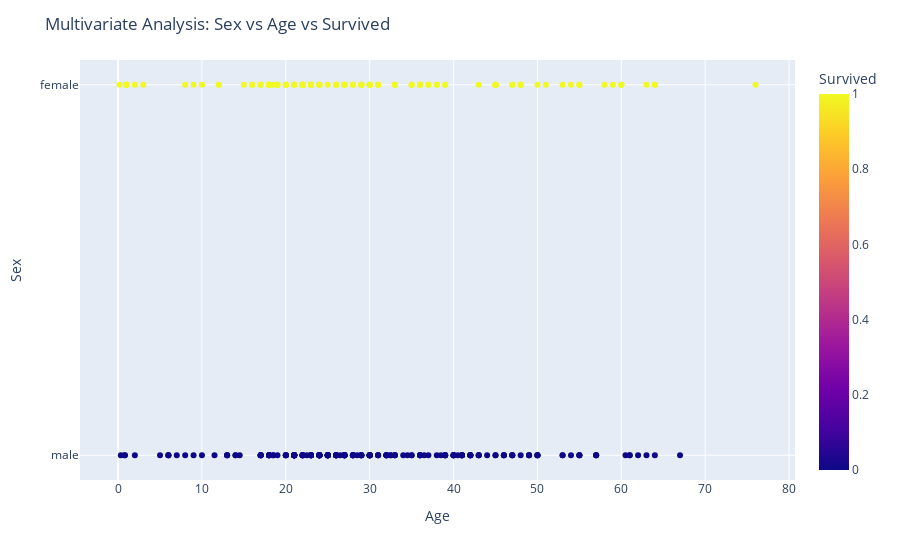

The notebook cell this image was saved under:
### Code cell
# Create a scatter plot using Plotly Express
fig = px.scatter(data, x='Age', y='Sex', color='Survived')
# Set the axis labels and title
fig.update_layout(xaxis_title='Age', yaxis_title='Sex', title='Multivariate Analysis: Sex vs Age vs Survived')
# Show the plot
fig.show()

### Figure 1 — Plotly figure (JSON) as saved in the notebook; plotly's stock layout.template omitted (floating-point values rounded to 4 significant figures; data arrays with more than 128 entries replaced by an {"elided": "..."} marker saying what was removed)
{"data": [{"hovertemplate": "Age=%{x}<br>Sex=%{y}<br>Survived=%{marker.color}<extra></extra>", "legendgroup": "", "marker": {"color": {"elided": "418 int values"}, "coloraxis": "coloraxis", "symbol": "circle"}, "mode": "markers", "name": "", "orientation": "h", "showlegend": false, "type": "scatter", "x": {"elided": "418 float values"}, "xaxis": "x", "y": {"elided": "418 str values"}, "yaxis": "y"}], "layout": {"coloraxis": {"colorbar": {"title": {"text": "Survived"}}, "colorscale": [[0, "#0d0887"], [0.1111, "#46039f"], [0.2222, "#7201a8"], [0.3333, "#9c179e"], [0.4444, "#bd3786"], [0.5556, "#d8576b"], [0.6667, "#ed7953"], [0.7778, "#fb9f3a"], [0.8889, "#fdca26"], [1, "#f0f921"]]}, "legend": {"tracegroupgap": 0}, "margin": {"t": 60}, "title": {"text": "Multivariate Analysis: Sex vs Age vs Survived"}, "xaxis": {"anchor": "y", "domain": [0, 1], "title": {"text": "Age"}}, "yaxis": {"anchor": "x", "domain": [0, 1], "title": {"text": "Sex"}}}}
